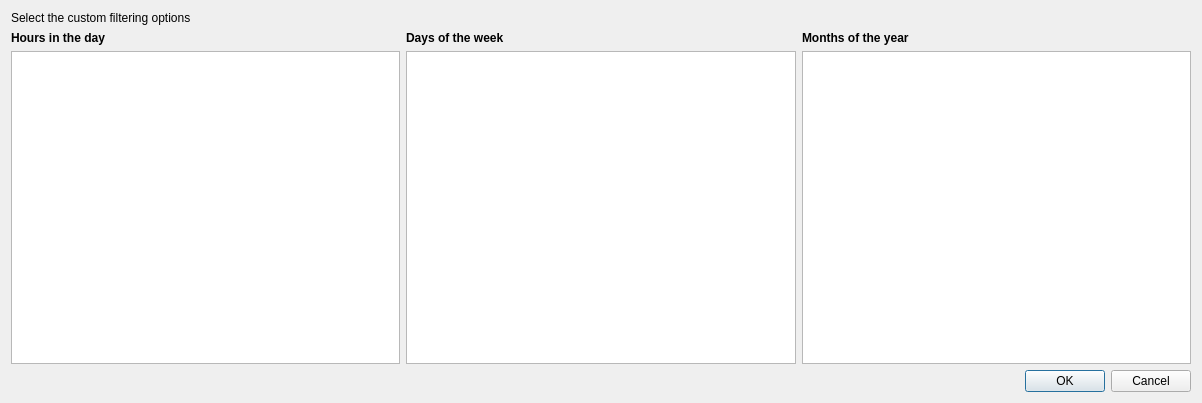
<?xml version="1.0" encoding="UTF-8"?>
<ui version="4.0">
 <class>FilterLocationsCustomDialog</class>
 <widget class="QDialog" name="FilterLocationsCustomDialog">
  <property name="geometry">
   <rect>
    <x>0</x>
    <y>0</y>
    <width>1202</width>
    <height>403</height>
   </rect>
  </property>
  <property name="windowTitle">
   <string>Filter Locations By Date</string>
  </property>
  <property name="windowIcon">
   <iconset resource="../creepy/include/creepy_resources.qrc">
    <normaloff>:/creepy/calendar-day.png</normaloff>:/creepy/calendar-day.png</iconset>
  </property>
  <property name="modal">
   <bool>true</bool>
  </property>
  <layout class="QVBoxLayout" name="verticalLayout">
   <item>
    <layout class="QVBoxLayout" name="containerLayout">
     <item>
      <widget class="QLabel" name="titleLabel">
       <property name="sizePolicy">
        <sizepolicy hsizetype="Preferred" vsizetype="Maximum">
         <horstretch>0</horstretch>
         <verstretch>0</verstretch>
        </sizepolicy>
       </property>
       <property name="text">
        <string>&lt;html&gt;&lt;head/&gt;&lt;body&gt;&lt;p&gt;&lt;span style=&quot; font-size:9pt;&quot;&gt;Select the custom filtering options&lt;/span&gt;&lt;/p&gt;&lt;/body&gt;&lt;/html&gt;</string>
       </property>
      </widget>
     </item>
     <item>
      <layout class="QHBoxLayout" name="fieldsContainerLayout">
       <item>
        <layout class="QVBoxLayout" name="hoursOfDayContainer">
         <item>
          <widget class="QLabel" name="hoursOfDayLabel">
           <property name="text">
            <string>&lt;html&gt;&lt;head/&gt;&lt;body&gt;&lt;p&gt;&lt;span style=&quot; font-weight:600;&quot;&gt;Hours in the day&lt;/span&gt;&lt;/p&gt;&lt;/body&gt;&lt;/html&gt;</string>
           </property>
          </widget>
         </item>
         <item>
          <widget class="QListWidget" name="hoursOfDayListWidget"/>
         </item>
        </layout>
       </item>
       <item>
        <layout class="QVBoxLayout" name="daysOfWeekContainer">
         <item>
          <layout class="QVBoxLayout" name="daysOfWeekLayout">
           <item>
            <widget class="QLabel" name="daysOfWeekLabel">
             <property name="text">
              <string>&lt;html&gt;&lt;head/&gt;&lt;body&gt;&lt;p&gt;&lt;span style=&quot; font-weight:600;&quot;&gt;Days of the week&lt;/span&gt;&lt;/p&gt;&lt;/body&gt;&lt;/html&gt;</string>
             </property>
            </widget>
           </item>
           <item>
            <widget class="QListWidget" name="daysOfWeekListWidget"/>
           </item>
          </layout>
         </item>
        </layout>
       </item>
       <item>
        <layout class="QVBoxLayout" name="monthsOfYearContainer">
         <item>
          <layout class="QVBoxLayout" name="monthsOfYearLayout">
           <item>
            <widget class="QLabel" name="monthsOfYearLabel">
             <property name="text">
              <string>&lt;html&gt;&lt;head/&gt;&lt;body&gt;&lt;p&gt;&lt;span style=&quot; font-weight:600;&quot;&gt;Months of the year&lt;/span&gt;&lt;/p&gt;&lt;/body&gt;&lt;/html&gt;</string>
             </property>
             <property name="textFormat">
              <enum>Qt::AutoText</enum>
             </property>
            </widget>
           </item>
           <item>
            <widget class="QListWidget" name="monthsOfYearListWidget"/>
           </item>
          </layout>
         </item>
        </layout>
       </item>
      </layout>
     </item>
    </layout>
   </item>
   <item>
    <widget class="QDialogButtonBox" name="buttonBox">
     <property name="orientation">
      <enum>Qt::Horizontal</enum>
     </property>
     <property name="standardButtons">
      <set>QDialogButtonBox::Cancel|QDialogButtonBox::Ok</set>
     </property>
    </widget>
   </item>
  </layout>
 </widget>
 <resources>
  <include location="../creepy/include/creepy_resources.qrc"/>
 </resources>
 <connections>
  <connection>
   <sender>buttonBox</sender>
   <signal>accepted()</signal>
   <receiver>FilterLocationsCustomDialog</receiver>
   <slot>accept()</slot>
   <hints>
    <hint type="sourcelabel">
     <x>248</x>
     <y>254</y>
    </hint>
    <hint type="destinationlabel">
     <x>157</x>
     <y>274</y>
    </hint>
   </hints>
  </connection>
  <connection>
   <sender>buttonBox</sender>
   <signal>rejected()</signal>
   <receiver>FilterLocationsCustomDialog</receiver>
   <slot>reject()</slot>
   <hints>
    <hint type="sourcelabel">
     <x>316</x>
     <y>260</y>
    </hint>
    <hint type="destinationlabel">
     <x>286</x>
     <y>274</y>
    </hint>
   </hints>
  </connection>
 </connections>
</ui>
